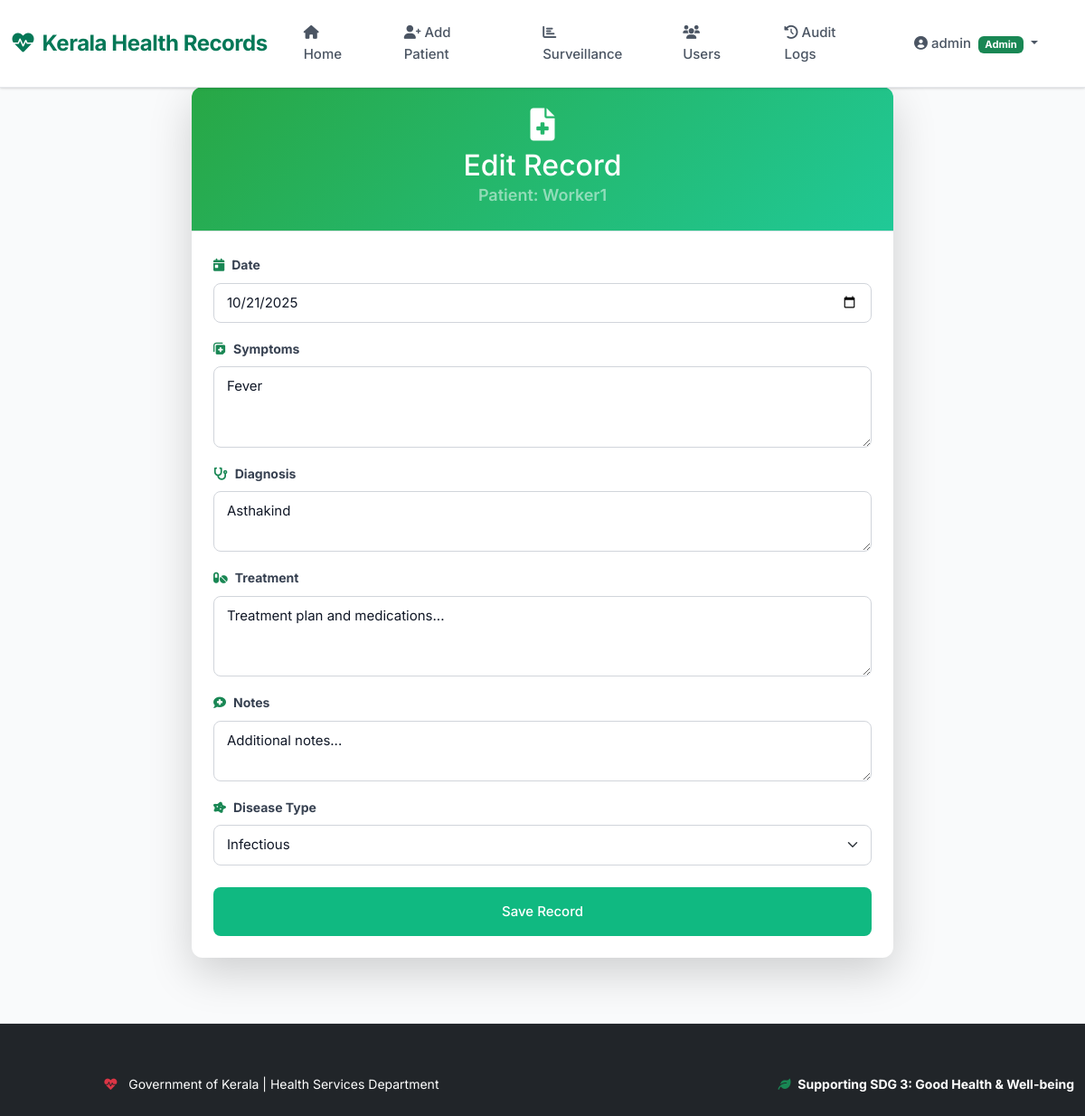
Page /edit_record/1 (signed in) on the committed database.
### app.py (models this page shows)
class User(UserMixin, db.Model):
    id = db.Column(db.Integer, primary_key=True)
    username = db.Column(db.String(20), unique=True, nullable=False)
    email = db.Column(db.String(120), unique=True, nullable=False)
    password = db.Column(db.String(60), nullable=False)
    role = db.Column(db.String(20), nullable=False)  # 'admin', 'doctor', 'migrant'

class Patient(db.Model):
    id = db.Column(db.Integer, primary_key=True)
    name = db.Column(db.String(100), nullable=False)
    age = db.Column(db.Integer, nullable=False)
    gender = db.Column(db.String(10), nullable=False)
    origin = db.Column(db.String(100), nullable=False)
    contact = db.Column(db.String(20))
    dob = db.Column(db.Date)
    address = db.Column(db.Text)
    vaccination_status = db.Column(db.String(50))
    occupation = db.Column(db.String(50))
    arrival_date = db.Column(db.Date)
    employer = db.Column(db.String(100))
    user_id = db.Column(db.Integer, db.ForeignKey('user.id'))
    records = db.relationship('HealthRecord', backref='patient', lazy=True, cascade="all, delete-orphan")

class HealthRecord(db.Model):
    id = db.Column(db.Integer, primary_key=True)
    date = db.Column(db.Date, nullable=False, default=date.today)
    symptoms = db.Column(db.Text)
    diagnosis = db.Column(db.Text)
    treatment = db.Column(db.Text)
    notes = db.Column(db.Text)
    disease_type = db.Column(db.String(50))
    patient_id = db.Column(db.Integer, db.ForeignKey('patient.id'), nullable=False)
    doctor_id = db.Column(db.Integer, db.ForeignKey('user.id'), nullable=False)

### app.py (the view, shortened to what this page needs)
@app.route('/edit_record/<int:record_id>', methods=['GET', 'POST'])
@login_required
def edit_record(record_id):
    if current_user.role not in ['admin', 'doctor']: return redirect(url_for('home'))
    record = HealthRecord.query.get_or_404(record_id)
    form = HealthRecordForm(obj=record)
    return render_template('add_record.html', form=form, patient=record.patient, title='Edit Record')

### app.py
class HealthRecordForm(FlaskForm):
    date = DateField('Date', format='%Y-%m-%d', default=date.today, validators=[DataRequired()])
    symptoms = TextAreaField('Symptoms', validators=[Optional()])
    diagnosis = TextAreaField('Diagnosis', validators=[Optional()])
    treatment = TextAreaField('Treatment', validators=[Optional()])
    notes = TextAreaField('Notes', validators=[Optional()])
    disease_type = SelectField('Disease Type', choices=[('infectious', 'Infectious'), ('chronic', 'Chronic'), ('other', 'Other')], validators=[Optional()])
    submit = SubmitField('Save Record')

### app.py (called while the page is built)
@login_manager.user_loader
def load_user(user_id):
    return User.query.get(int(user_id))

### templates/add_record.html (shortened to what this page needs)
{% extends "base.html" %}
{% block content %}
<div class="row justify-content-center mt-4">
    <div class="col-lg-8">
        <div class="card shadow-lg border-0">
            <div class="card-header text-center py-4" style="background: linear-gradient(135deg, #28a745, #20c997);">
                <i class="fas fa-file-medical fa-2x text-white mb-2"></i>
                <h2 class="text-white mb-0">{{ title or 'Add Health Record' }}</h2>
                <p class="text-white-50 mb-0">Patient: {{ patient.name }}</p>
            </div>
            <div class="card-body p-4">
                <form method="POST" action="">
                    <div class="mb-3">
                        <label class="form-label fw-bold">
                            <i class="fas fa-calendar-day me-2 text-success"></i>{{ form.date.label.text }}
                        </label>
                        {{ form.date(class="form-control form-control-lg") }}
                    </div>
                    <div class="mb-3">
                        <label class="form-label fw-bold">
                            <i class="fas fa-notes-medical me-2 text-success"></i>{{ form.symptoms.label.text }}
                        </label>
                        {{ form.symptoms(class="form-control form-control-lg", rows="3", placeholder="Describe symptoms...") }}
                    </div>
                    <div class="mb-3">
                        <label class="form-label fw-bold">
                            <i class="fas fa-stethoscope me-2 text-success"></i>{{ form.diagnosis.label.text }}
                        </label>
                        {{ form.diagnosis(class="form-control form-control-lg", placeholder="Medical diagnosis") }}
                    </div>
                    <div class="mb-3">
                        <label class="form-label fw-bold">
                            <i class="fas fa-pills me-2 text-success"></i>{{ form.treatment.label.text }}
                        </label>
                        {{ form.treatment(class="form-control form-control-lg", rows="3", placeholder="Treatment plan and medications...") }}
                    </div>
                    <div class="mb-3">
                        <label class="form-label fw-bold">
                            <i class="fas fa-comment-medical me-2 text-success"></i>{{ form.notes.label.text }}
                        </label>
                        {{ form.notes(class="form-control form-control-lg", rows="2", placeholder="Additional notes...") }}
                    </div>
                    <div class="mb-4">
                        <label class="form-label fw-bold">
                            <i class="fas fa-disease me-2 text-success"></i>{{ form.disease_type.label.text }}
                        </label>
                        {{ form.disease_type(class="form-select form-control-lg") }}
                    </div>
                    <div class="d-grid">
                        {{ form.submit(class="btn btn-success btn-lg py-3") }}
                    </div>
                </form>
            </div>
        </div>
    </div>
</div>
{% endblock %}

### templates/base.html (shortened to what this page needs)
<!doctype html>
<html lang="en">
<head>
    <link href="https://cdn.jsdelivr.net/npm/bootstrap@5.3.0/dist/css/bootstrap.min.css" rel="stylesheet">
    <link href="https://cdnjs.cloudflare.com/ajax/libs/font-awesome/6.0.0/css/all.min.css" rel="stylesheet">
    <link href="{{ url_for('static', filename='css/style.css') }}" rel="stylesheet">
</head>
<body>
    <div class="sdg-badge">
    </div>
    <nav class="navbar navbar-expand-lg navbar-dark fixed-top">
        <div class="container-fluid">
            <a class="navbar-brand" href="{{ url_for('home') }}">
                <i class="fas fa-heartbeat me-2"></i>Kerala Health Records
            </a>
            <div class="collapse navbar-collapse" id="navbarNav">
                <ul class="navbar-nav me-auto">
                    <li class="nav-item">
                        <a class="nav-link" href="{{ url_for('home') }}"><i class="fas fa-home me-1"></i>Home</a>
                    </li>
                    {% if current_user.is_authenticated and current_user.role in ['admin', 'doctor'] %}
                    <li class="nav-item">
                        <a class="nav-link" href="{{ url_for('add_patient') }}"><i class="fas fa-user-plus me-1"></i>Add Patient</a>
                    </li>
                    {% endif %}
                    {% if current_user.is_authenticated and current_user.role == 'admin' %}
                    <li class="nav-item">
                        <a class="nav-link" href="{{ url_for('surveillance') }}"><i class="fas fa-chart-bar me-1"></i>Surveillance</a>
                    </li>
                    <li class="nav-item">
                        <a class="nav-link" href="{{ url_for('users') }}"><i class="fas fa-users me-1"></i>Users</a>
                    </li>
                    <li class="nav-item">
                        <a class="nav-link" href="{{ url_for('audit_logs') }}"><i class="fas fa-history me-1"></i>Audit Logs</a>
                    </li>
                    {% endif %}
                </ul>
                {% if current_user.is_authenticated %}
                <ul class="navbar-nav">
                    <li class="nav-item dropdown me-3">
                        <a class="nav-link dropdown-toggle" href="#" role="button" data-bs-toggle="dropdown">
                            <i class="fas fa-user-circle me-1"></i>{{ current_user.username }}
                            <span class="badge bg-{{ 'success' if current_user.role == 'admin' else 'primary' if current_user.role == 'doctor' else 'warning' }} ms-1">{{ current_user.role.title() }}</span>
                        </a>
                    </li>
                </ul>
                {% endif %}
            </div>
        </div>
    </nav>
    <div class="container mt-5 pt-4">
        {% block content %}{% endblock %}
    </div>
    <footer class="mt-5 py-4 bg-dark text-white">
        <div class="container">
            <div class="row">
                <div class="col-md-6">
                    <p class="mb-0"><i class="fas fa-heartbeat me-2 text-danger"></i>
                        Government of Kerala | Health Services Department
                    </p>
                </div>
                <div class="col-md-6 text-md-end">
                    <p class="mb-0">
                        <i class="fas fa-leaf me-1 text-success"></i>
                        <strong>Supporting SDG 3: Good Health & Well-being</strong>
                    </p>
                </div>
            </div>
        </div>
    </footer>
</body>
</html>

### static/css/style.css (style rules this page uses)
:root { --primary: #047857; --primary-dark: #065f46; --primary-light: #10b981; --accent: #f59e0b; --gray-50: #f9fafb; --gray-100: #f3f4f6; --gray-200: #e5e7eb; --gray-300: #d1d5db; --gray-600: #4b5563; --gray-700: #374151; --gray-900: #111827; --white: #ffffff; --success: #10b981; --danger: #ef4444; --warning: #f59e0b; --info: #3b82f6; }
* { margin: 0; padding: 0; box-sizing: border-box; }
body { font-family: 'Inter', -apple-system, BlinkMacSystemFont, sans-serif; background-color: var(--gray-50); color: var(--gray-900); line-height: 1.6; min-height: 100vh; }
.navbar { background: var(--white) !important; box-shadow: 0 1px 3px 0 rgba(0, 0, 0, 0.1), 0 1px 2px 0 rgba(0, 0, 0, 0.06) !important; padding: 1rem 0; border-bottom: 1px solid var(--gray-200); }
.navbar-brand { font-weight: 700; font-size: 1.5rem; color: var(--primary) !important; letter-spacing: -0.02em; }
.nav-link { color: var(--gray-600) !important; font-weight: 500; font-size: 0.9375rem; margin: 0 0.5rem; padding: 0.5rem 1rem !important; border-radius: 6px; transition: all 0.2s ease; }
.container { max-width: 1280px; margin-top: 2rem; }
.card { border: 1px solid var(--gray-200); border-radius: 12px; box-shadow: 0 1px 3px 0 rgba(0, 0, 0, 0.1), 0 1px 2px 0 rgba(0, 0, 0, 0.06); overflow: hidden; transition: box-shadow 0.2s ease; background: var(--white); margin-bottom: 1.5rem; }
.card-header { background: var(--white); color: var(--gray-900); font-weight: 600; font-size: 1.125rem; border-bottom: 1px solid var(--gray-200); padding: 1.25rem 1.5rem; }
.card-body { padding: 1.5rem; }
.form-label { color: var(--gray-700); font-weight: 500; font-size: 0.875rem; margin-bottom: 0.5rem; }
.form-control, .form-select { border: 1px solid var(--gray-300); border-radius: 8px; padding: 0.625rem 0.875rem; font-size: 0.9375rem; transition: all 0.2s ease; background-color: var(--white); color: var(--gray-900); }
.form-control::placeholder { color: var(--gray-400); }
.btn { border-radius: 8px; padding: 0.625rem 1.25rem; font-weight: 500; font-size: 0.9375rem; transition: all 0.2s ease; border: none; cursor: pointer; }
.btn-success { background-color: var(--success); color: var(--white); }
footer { background-color: var(--white); color: var(--gray-600); text-align: center; padding: 2rem 0; margin-top: 4rem; border-top: 1px solid var(--gray-200); font-size: 0.875rem; }
.mb-4 { margin-bottom: 1.5rem; }
.me-2 { margin-right: 0.5rem; }
.fas { display: inline-block; }
.sdg-badge { position: fixed; top: 20px; right: 20px; background-color: var(--primary); color: var(--white); padding: 0.5rem 1rem; border-radius: 20px; font-weight: 600; font-size: 0.875rem; box-shadow: 0 4px 6px -1px rgba(0, 0, 0, 0.1), 0 2px 4px -1px rgba(0, 0, 0, 0.06); z-index: 1000; }
* { -webkit-font-smoothing: antialiased; -moz-osx-font-smoothing: grayscale; }

### rows in the picture
User: username "admin", role "Admin"
Patient: name "Worker1"
HealthRecord: date "10/21/2025", symptoms "Fever", diagnosis "Asthakind", disease_type "Infectious"

### other values in the picture
{{ title or 'Add Health Record' }} "Edit Record"
